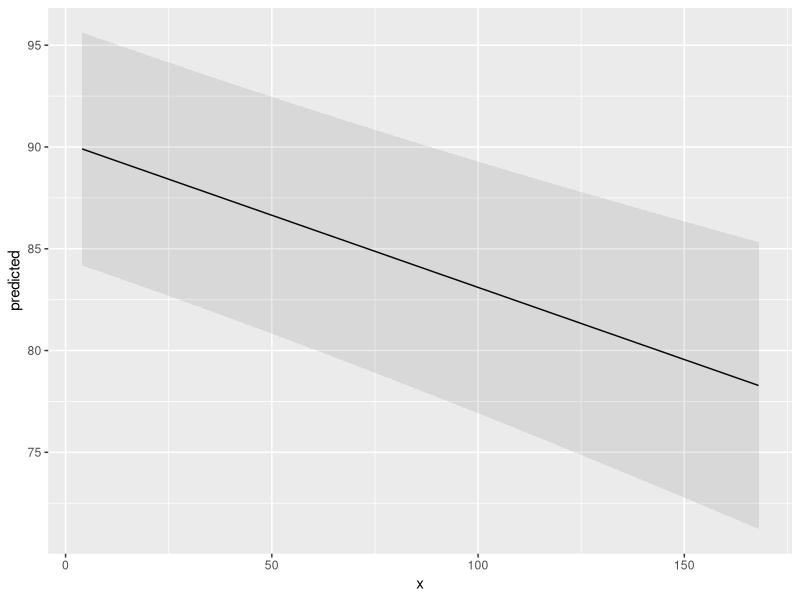
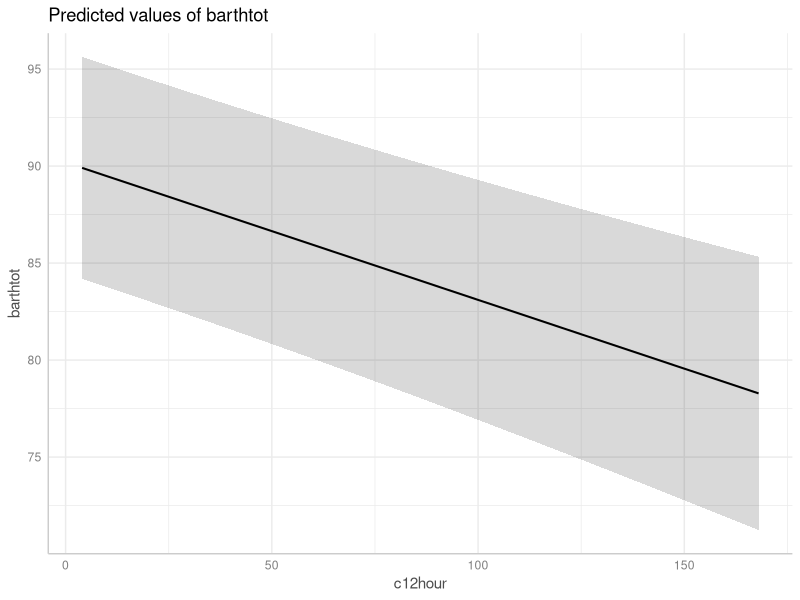
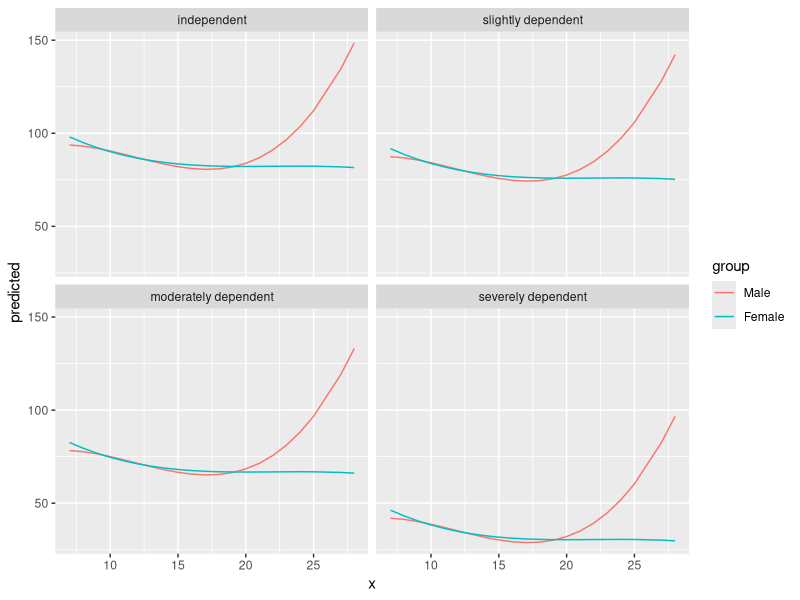
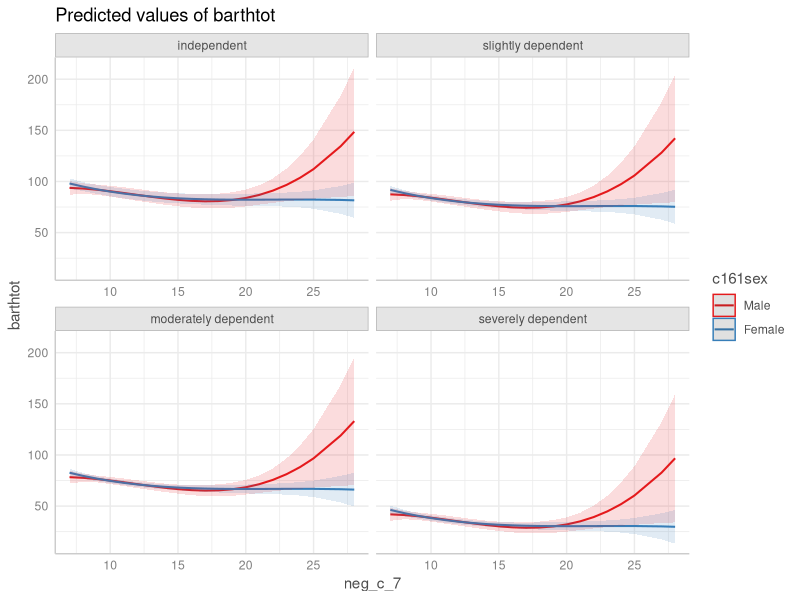
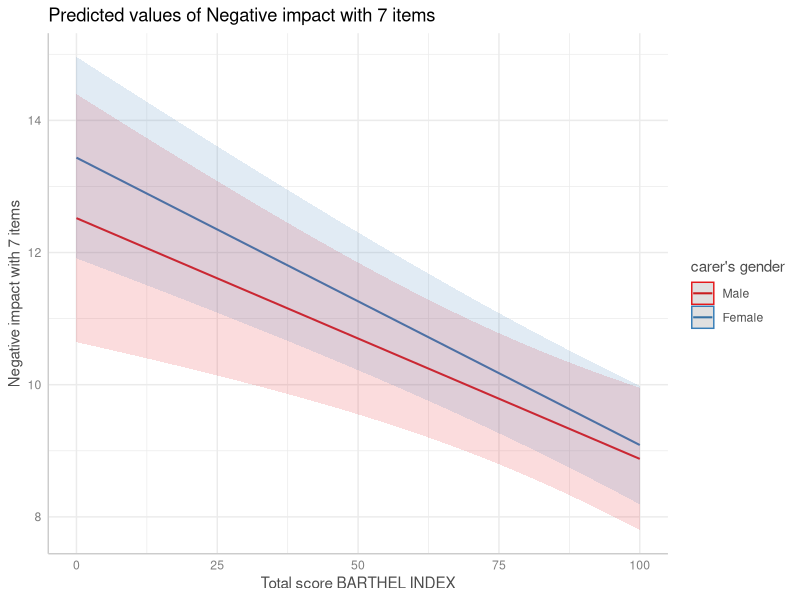

Source code (R) for these figures, in order: (Note: this script raises an error after producing the figures.)
## ---- chunk 1
options(digits = 2)

knitr::opts_chunk$set(
  collapse = TRUE,
  fig.path = "man/figures/",
  fig.width = 7,
  fig.height = 5,
  comment = "#>",
  dev = "png"
)

# supported via name space
ggeffects_namespace <- ls(getNamespace("ggeffects"))
ns_get_predictions <- ggeffects_namespace[grepl("^get_predictions\\.", ggeffects_namespace)]
.supported_models <- gsub("^get_predictions\\.", "", ns_get_predictions)

.supported_models <- setdiff(unique(sort(c(.supported_models,
  "wblm", "wbm", "phylolm", "phyloglm", "mblogit", "mclogit", "logitr", "averaging",
  "orm", "mlogit", "glimML", "cgam", "ols", "mixor", "glmx", "lrm", "lmrob", "feglm",
  "glmrob", "glmRob", "brglm", "bigglm", "biglm", "speedglm", "speedlm", "svyglm.nb",
  "svyglm", "stanreg", "brmsfit", "bayesx", "gamlss", "bamlss", "gam", "tobit",
  "survreg", "Gam", "MCMCglmm", "glmerMod", "glmmTMB", "nlmerMod", "lmerMod",
  "merModLmerTest", "rlmerMod", "lme", "logistf", "ivreg", "fixest", "gls", "geeglm",
  "clmm", "clm", "clm2", "polr", "rq", "rqss", "gee", "plm", "negbin", "vgam", "vglm",
  "lm_robust", "lmrob", "lmRob", "betareg", "truncreg", "coxph", "brmultinom",
  "multinom", "bracl", "Zelig-relogit", "zerotrunc", "zeroinfl", "hurdle", "MixMod",
  "glm", "lm", "tidymodels", "betabin", "bglmer", "blmer", "cgamm", "gamm", "gamm4",
  "glm.nb", "polr", "rlm", "rqs", "glmer.nb", "glmmPQL", "nestedLogit", "sdmTMB",
  "flic", "flac", "glmgee", "glm_weightit", "multinom_weightit", "ordinal_weightit"
))), "default")
## ---- chunk 2
library(ggeffects)
library(splines)
library(datawizard)
data(efc, package = "ggeffects")
efc <- to_factor(efc, c("c161sex", "e42dep"))
fit <- lm(barthtot ~ c12hour + bs(neg_c_7) * c161sex + e42dep, data = efc)

predict_response(fit, terms = "c12hour")
## ---- chunk 3
library(ggplot2)
mydf <- predict_response(fit, terms = "c12hour")
ggplot(mydf, aes(x, predicted)) +
  geom_line() +
  geom_ribbon(aes(ymin = conf.low, ymax = conf.high), alpha = 0.1)
## ---- chunk 4
mydf <- predict_response(fit, terms = "c12hour")
plot(mydf)
## ---- chunk 5
result <- predict_response(fit, terms = c("neg_c_7", "c161sex", "e42dep"))
# we want a more compact table, thus we use `print()` explicitly
print(result, collapse_table = TRUE, collapse_ci = TRUE)

ggplot(result, aes(x = x, y = predicted, colour = group)) +
  geom_line() +
  facet_wrap(~facet)
## ---- chunk 6
plot(result)
## ---- chunk 7
fit <- lm(neg_c_7 ~ c12hour + barthtot * c161sex + e42dep, data = efc)
result <- predict_response(fit, c("barthtot", "c161sex"))
plot(result)
## ---- chunk 8
test_predictions(result)
